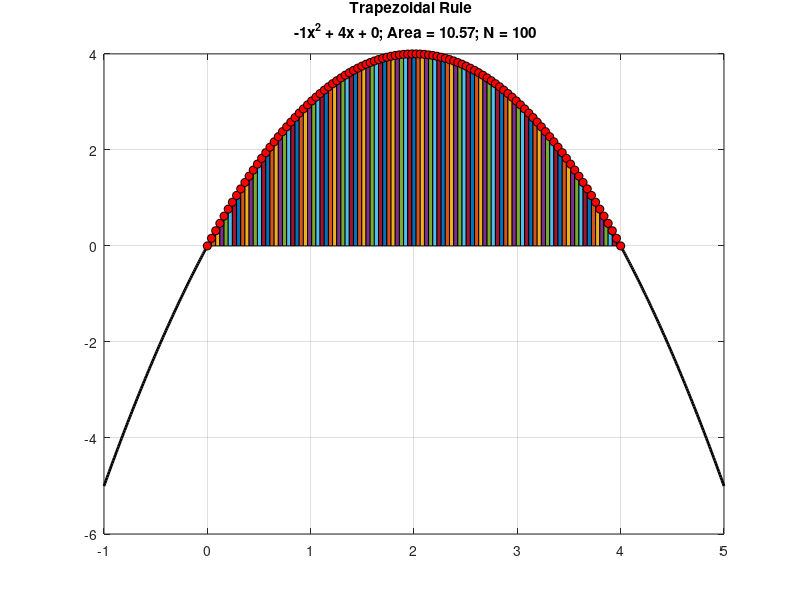

This figure's MATLAB source:
clc
close all
clear all

iex = 2;

%% EXAMPLE 1:  Trapezoidal rule
if iex ==2
    % Make an example Parabola
    % y = ax^2 + bx + c
    
    % Input coefficients
    a = -1;
    b = 4;
    c = 0;
    
    % Intialize x
    x = [-1:.01:5];
    
    % Initialize function
    f = @(a,b,c,x) a*x.^2 + b*x + c;
    
    % Call the function and find value of Y at X
    y = f(a,b,c,x);
    
    % Discretize X for summation
    xmin = 0; xmax = 4;
    Nsamples = 100; % Number of points for dividing x (N-1 trapezoids)
    x_sum = linspace(xmin,xmax,Nsamples);
    h = (x_sum(Nsamples) - x_sum(1))/Nsamples;
    
    % Y- points at x for summation
    y_sum = f(a,b,c,x_sum);
    
    % Area using TRAPEZOIDAL RULE
    %p = y_sum(2) + y_sum(3) + y_sum(4) + y_sum(5);
   
    %for i = 2:Nsamples - 1
        %p = sum(y_sum(i));
    %end

    q = y_sum(2:Nsamples-1);
    p = sum(q);
    area1 = (h/2)*(y_sum(1)+y_sum(6)+(2*p)); % KEY
    
    % plot
    figure
    plot(x,y,'k','LineWidth',2);
    grid on, hold on
    
    % color area under the trapezoid
    for ii = 1:length(x_sum)-1
        area([x_sum(ii) x_sum(ii+1)],[y_sum(ii) y_sum(ii+1)]);
    end
    
    % plot circluar markers
    for ii = 1:length(x_sum)
        plot([x_sum(ii)],[y_sum(ii)],'o','MarkerFaceColor','r','MarkerEdgeColor','k');
    end
    title(sprintf('Trapezoidal Rule \n %dx^2 + %dx + %d; Area = %0.2f; N = %d',a,b,c,area1,Nsamples));
end
